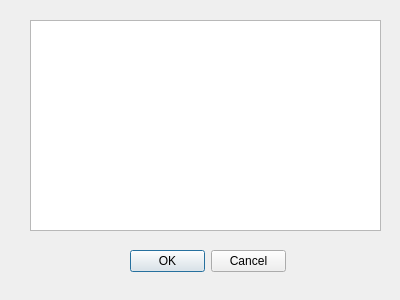
<?xml version="1.0" encoding="UTF-8"?>
<ui version="4.0">
 <class>InputTextGenerateFlowDialog</class>
 <widget class="QDialog" name="InputTextGenerateFlowDialog">
  <property name="geometry">
   <rect>
    <x>0</x>
    <y>0</y>
    <width>400</width>
    <height>300</height>
   </rect>
  </property>
  <property name="sizePolicy">
   <sizepolicy hsizetype="Fixed" vsizetype="Fixed">
    <horstretch>0</horstretch>
    <verstretch>0</verstretch>
   </sizepolicy>
  </property>
  <property name="windowTitle">
   <string>Dialog</string>
  </property>
  <widget class="QPlainTextEdit" name="plainTextEdit">
   <property name="geometry">
    <rect>
     <x>30</x>
     <y>20</y>
     <width>351</width>
     <height>211</height>
    </rect>
   </property>
   <property name="font">
    <font>
     <pointsize>12</pointsize>
    </font>
   </property>
  </widget>
  <widget class="QDialogButtonBox" name="buttonBox">
   <property name="geometry">
    <rect>
     <x>130</x>
     <y>250</y>
     <width>156</width>
     <height>23</height>
    </rect>
   </property>
   <property name="sizePolicy">
    <sizepolicy hsizetype="Fixed" vsizetype="Fixed">
     <horstretch>0</horstretch>
     <verstretch>0</verstretch>
    </sizepolicy>
   </property>
   <property name="locale">
    <locale language="English" country="UnitedStates"/>
   </property>
   <property name="standardButtons">
    <set>QDialogButtonBox::Cancel|QDialogButtonBox::Ok</set>
   </property>
  </widget>
 </widget>
 <resources/>
 <connections/>
</ui>
